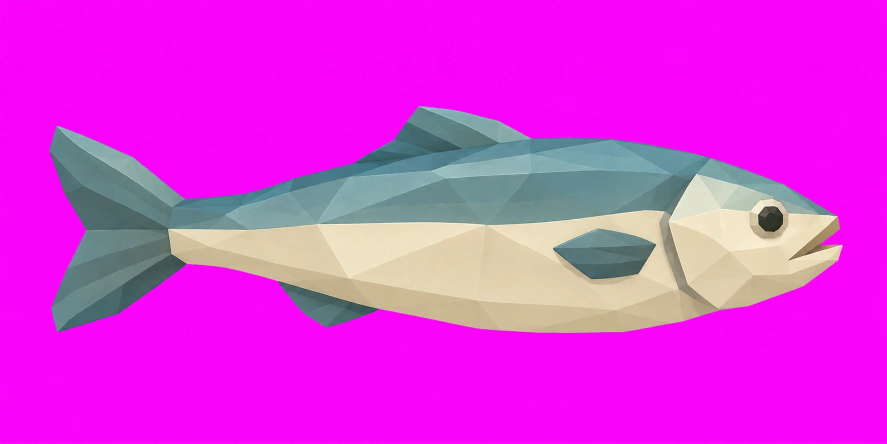
#> input picture assets-src/ui/goods/fish.png, 1774 x 887 px (shown at 1/2 size); its folder holds 4 pictures in this run
$ python cut_goods.py
#> lines starting #> are read from the running program, lines starting #| are printed output that depends on the picture; after the words box and inside, x2 and y2 are one past the last pixel; in counts of white or black regions, pixels touching at a corner belong together
### scripts/ui/cut_sheets.py
"""UI 그림판을 잘라 assets/ui/ 에 투명 PNG로 넣는다.

- assets-src/ui/cart-ui-sheet.png: 분홍(마젠타) 배경. 탭 아이콘 5, 모래시계·빵·동전 (0.1.6 짐칸 탭). 그림판의 마차는 쓰지 않는다
- assets-src/ui/town-ui-sheet.png: 분홍 배경. 마을 탭 건물 6과 작은 아이콘 8 (0.1.6 마을 탭)
- assets-src/ui/ledger-ui-sheet.png: 장부 탭 (편지 묶음, 마을 집 둘)
- assets-src/ui/ledger-money-sheet.png: 장부 수입·지출 (돈주머니, 상자, 금화 더미, 자루)
- assets-src/ui/ledger-icons-sheet.png: 장부 시세 기록 (시계, 안내 i)
- assets-src/ui/inn-ui-sheet.png: 여관 (술잔, 전서구, 침대, 고용 게시판)
- assets-src/ui/newsboy-ui-sheet.png: 신문팔이 가판대 (신문 있음, 빔)
- assets-src/ui/shops-ui-sheet.png: 잡화점 국과 빵, 창고 보관 칸, 수레방 바퀴와 망치
- assets-src/ui/city-ui-sheet.png: 작업장·은행·길드 회관 건물, 내 작업장 팻말, 전쟁의 시즌 방패, 성벽 보수
- assets-src/ui/news-ui-sheet.png, guild-ui-sheet.png: 소식 탭 신문·활동·길드 (보고 그림, 우승컵, 핀, 시즌 방패, 의뢰 그림)
- assets-src/ui/travel-ui-sheet.png, assets-src/ui/travel/: 길 위 마을 탭 (집, 식량, 수레, 느낌표, 계절별 길, 말과 수레)
- assets-src/ui/entry-letter-sheet.png: 메일 확인(열린 봉투와 확인 표시), 길드 초대장(봉인한 봉투). 0.2.1 docs/reference/entry-mail-invite-mockup-0.2.1.png
- assets-src/ui/founding-ui-sheet.png: 상단 만들기 얼굴 테두리 둘(크림, 청록), 추천 주사위. 0.2.1 docs/reference/founding-*-mockup-0.2.1.png
- assets-src/ui/waiting-wall-sheet.png, waiting-ground-sheet.png: 대기 화면의 노점 뒤 성벽 마을, 아래 상자와 돌길 (조각이 여럿인 한 그림이라 통째로)
- assets-src/ui/waiting-ui-sheet.png: 대기 화면의 닫힌 노점. 0.2.1 docs/reference/waiting-mockup-0.2.1.png
- assets-src/ui/settings-ui-sheet.png, settings-gear-sheet.png: 설정 (종, 달, 확성기, 홈 화면 책 / 위 줄 톱니바퀴). 0.2.1 docs/reference/settings-mockup-0.2.1.png
- assets-src/ui/entry-ui-sheet.png: 들어가는 화면 (나침반: 앱 안 브라우저 안내, 길드 문: 로그인. 0.2.1 docs/reference/entry-mockup-0.2.1.png)
- assets/source-sheets/sheet-A-icons-portraits.png: 검은 배경. 물품 그림 9개 (예전 것, goods_sheet()로만. 지금은 cut_goods.py)

python scripts/ui/cut_sheets.py   (numpy, pillow, scipy)
배경색 거리로 투명도를 만들고, 가장자리에 남은 배경색 기운을 빼고(despill), 덩어리마다 잘라 쓸 크기로 줄인다.
"""
import os
import sys

import numpy as np
from PIL import Image
from scipy import ndimage as nd

ROOT = os.path.abspath(os.path.join(os.path.dirname(__file__), '..', '..'))
OUT = os.path.join(ROOT, 'assets', 'ui')


def key_alpha(rgb: np.ndarray, key: np.ndarray, near: float, far: float) -> np.ndarray:
    """배경색과의 거리로 투명도 (near 이하는 투명, far 이상은 불투명)"""
    d = np.sqrt(((rgb - key) ** 2).sum(-1))
    return np.clip((d - near) / (far - near), 0, 1)


def despill_magenta(rgb: np.ndarray, alpha: np.ndarray) -> np.ndarray:
    """반투명 가장자리의 분홍 기운: 빨강·파랑이 초록보다 넘치는 만큼 줄인다"""
    out = rgb.copy()
    edge = alpha < 0.999
    g = out[..., 1]
    for c in (0, 2):
        ch = out[..., c]
        ch[edge] = np.minimum(ch[edge], np.maximum(g[edge], ch[edge] * alpha[edge]))
    return out


# [40 lines left out: functions save, components, cart_ui_sheet, not called in this run]


# 물품 그림: 그림판 셋째 줄, 왼쪽부터
GOODS = ['fish', 'meat', 'grain', 'wood', 'leather', 'ore', 'salt', 'salted', 'tools']


# [104 lines left out: functions goods_sheet, sheet_pieces, town_ui_sheet, travel_ui_sheet, not called in this run]


def ledger_ui_sheet() -> None:
    """장부 탭 그림판 (0.1.6 목업 docs/reference/ledger-orders-mockup-0.1.6.png): 봉인한 편지 묶음, 다른 마을 집(파랑), 지금 마을 집(빨강)"""
    sheet_pieces('ledger-ui-sheet.png', [('ledger_letters.png', 320), ('house_blue.png', 192), ('house_red.png', 192)])


def ledger_money_sheet() -> None:
    """장부 수입·지출 그림판 (0.1.6 목업 docs/reference/ledger-accounts-mockup-0.1.6.png): 돈주머니와 금화, 빈 상자, 금화 더미, 돈 나간 자루"""
    sheet_pieces('ledger-money-sheet.png', [('money_purse.png', 320), ('cargo_crate.png', 160), ('coins_stack.png', 192), ('coins_sack.png', 192)])


def ledger_icons_sheet() -> None:
    """장부 시세 기록 아이콘 (0.1.6 목업 docs/reference/ledger-prices-mockup-0.1.6.png): 시계, 안내(i)"""
    sheet_pieces('ledger-icons-sheet.png', [('icon_clock.png', 96), ('icon_info.png', 96)])


# [15 lines left out: functions news_ui_sheet, guild_ui_sheet, not called in this run]


def inn_ui_sheet() -> None:
    """여관 그림판 (0.1.6 목업 docs/reference/inn-*-mockup-0.1.6.png): 술잔, 전서구, 침대, 고용 게시판"""
    sheet_pieces('inn-ui-sheet.png', [('inn_drink.png', 192), ('inn_pigeon.png', 192), ('inn_bed.png', 192), ('inn_board.png', 192)])


def newsboy_ui_sheet() -> None:
    """신문팔이 그림판 (0.1.6 목업 docs/reference/newsboy-*-mockup-0.1.6.png): 신문이 놓인 가판대, 빈 가판대"""
    sheet_pieces('newsboy-ui-sheet.png', [('newsstand.png', 320), ('newsstand_empty.png', 320)])


def shops_ui_sheet() -> None:
    """잡화점·창고·수레방 그림판 (0.1.6 목업 docs/reference/store·warehouse·cartshop-mockup-0.1.6.png): 국과 빵, 보관 칸, 바퀴와 망치"""
    sheet_pieces('shops-ui-sheet.png', [('store_meal.png', 256), ('warehouse_cells.png', 160), ('cartshop_wheel.png', 192)])


# [7 lines left out: function city_ui_sheet, not called in this run]


def caravan_ui_sheet() -> None:
    """두 번째 행렬 그림판 (0.1.6 목업 docs/reference/caravan-mockup-0.1.6.png): 말 머리, 지시서 두루마리, 무게 추"""
    sheet_pieces('caravan-ui-sheet.png', [('icon_horse_head.png', 128), ('plan_scroll.png', 192), ('icon_weight.png', 128)])


def settlement_ui_sheet() -> None:
    """시즌 결산 그림판 (0.1.6 목업 docs/reference/settlement-mockup-0.1.6.png): 보상 인장, 말풍선, 이정표"""
    sheet_pieces('settlement-ui-sheet.png', [('settle_seal.png', 256), ('icon_talk.png', 128), ('icon_signpost.png', 128)])


def entry_ui_sheet() -> None:
    """들어가는 화면 (0.2.1): 앱 안 브라우저 안내의 나침반, 로그인 화면의 길드 문"""
    sheet_pieces('entry-ui-sheet.png', [('entry_compass.png', 384), ('entry_guild_door.png', 1024)])


def entry_letter_sheet() -> None:
    """메일 확인과 길드 초대장 (0.2.1)"""
    sheet_pieces('entry-letter-sheet.png', [('entry_mail_check.png', 512), ('entry_invite_letter.png', 512)])


def founding_ui_sheet() -> None:
    """상단 만들기 (0.2.1): 얼굴 테두리(크림: 미리보기, 청록: 고르는 중), 추천 주사위"""
    sheet_pieces('founding-ui-sheet.png', [('ring_cream.png', 384), ('ring_teal.png', 384), ('icon_dice.png', 96)])


# [52 lines left out: functions whole_sheet, waiting_ui_sheet, grid_pieces, settings_ui_sheet, travel_scene, not called in this run]


# [21 lines that do not run on import are left out]
    # 물품 그림은 0.1.6부터 로우폴리 그림(scripts/ui/cut_goods.py)을 쓴다. 예전 그림판 물품이 필요하면 goods_sheet()

### scripts/ui/cut_goods.py
"""짐 그림(물품, 장비, 여행 식량. assets-src/ui/goods/<짐>.png, 분홍 배경)을 잘라 assets/ui/goods/ 에 투명 PNG로 넣는다.

python scripts/ui/cut_goods.py   (numpy, pillow, scipy)
그림은 짐 모양(돌리지 않은 모양, src/sim/constants.ts CART.goods shape)의 비율로 그린다: 생선·가죽 2:1, 고기 1:2, 목재 3:1,
곡물·소금·광석 1:1, 염장 식품·도구는 ㄴ자(왼쪽 위 한 칸 + 아래 두 칸), 활 1:2, 그물 2:2, 덫·횃불·여행 식량 1:1. 화면이 조각 크기에 맞춰 늘이고 짐을 돌리면 같이 돌린다.
"""
import os
import sys

import numpy as np
from PIL import Image

sys.path.insert(0, os.path.dirname(__file__))
from cut_sheets import despill_magenta, key_alpha  # noqa: E402

ROOT = os.path.abspath(os.path.join(os.path.dirname(__file__), '..', '..'))
SRC = os.path.join(ROOT, 'assets-src', 'ui', 'goods')
OUT = os.path.join(ROOT, 'assets', 'ui', 'goods')

# 짐 모양의 가로:세로 칸 수 (돌리지 않은 모양)
CELLS = {
    'fish': (2, 1),
    'meat': (1, 2),
    'grain': (2, 2),
    'wood': (3, 1),
    'leather': (2, 1),
    'ore': (1, 1),
    'salt': (1, 1),
    'salted': (2, 2),
    'tools': (2, 2),
    # 장비와 여행 식량 (CART.items)
    'bow': (1, 2),
    'net': (2, 2),
    'trap': (1, 1),
    'torch': (1, 1),
    'rations': (1, 1),
}
# 한 칸에 이만큼(px). 화면 칸은 많아야 64px, 레티나 2배
CELL_PX = 128


def cut(name: str) -> None:
#> called with name = 'fish'
    src = np.asarray(Image.open(os.path.join(SRC, f'{name}.png')).convert('RGB')).astype(float)
    alpha = key_alpha(src, np.array([255.0, 0.0, 255.0]), 90, 190)
#> in key_alpha, `return np.clip((d - near) / (far - near), 0, 1)`:
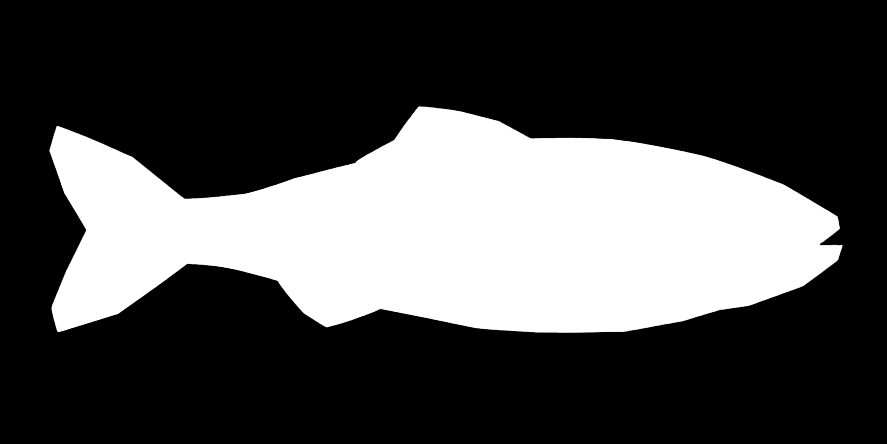
#> returned value: shape (887, 1774) float64 (shown at 1/2 size); min 0, max 1, mean 0.299
    # 그물 구멍처럼 배경이 비쳐 분홍빛이 남는 곳: 짐 그림에는 분홍·보라가 없으니, 빨강·파랑이 초록보다 넘치는 만큼 투명하게
    excess = (np.minimum(src[..., 0], src[..., 2]) - src[..., 1]) / 255
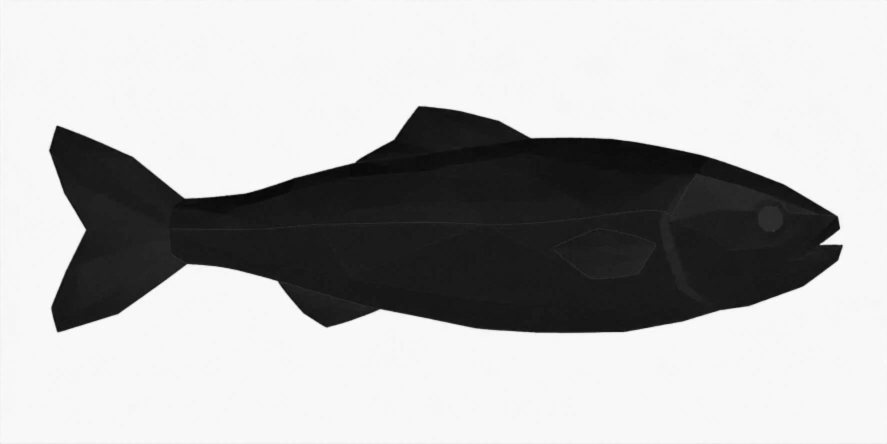
#> excess: shape (887, 1774) float64 (shown at 1/2 size); min -0.263, max 1, mean 0.637; drawn with min black and max white
    alpha = alpha * np.clip(1 - (excess - 0.04) * 6, 0, 1)
    rgb = despill_magenta(src, alpha)
#> in despill_magenta, `edge = alpha < 0.999`:
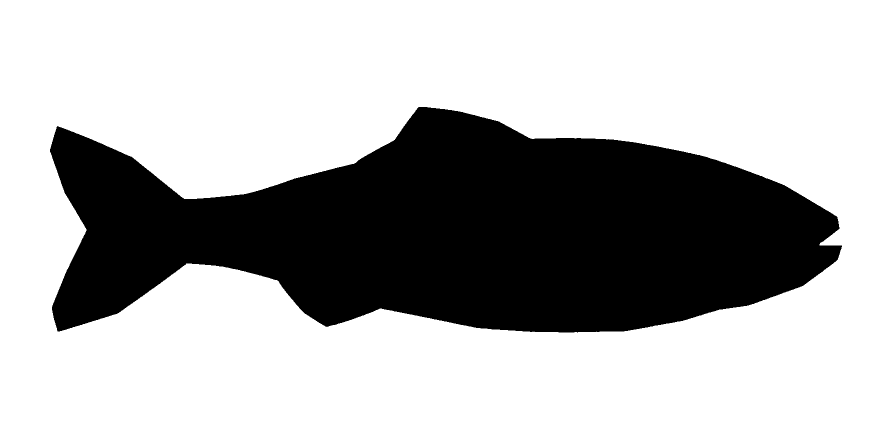
#> edge: shape (887, 1774) bool (shown at 1/2 size); 70.3% white; 1 black region, box (x1, y1, x2, y2) and area: (100, 214, 1684, 665) 466667
#> after the loop in despill_magenta, `for c in (0, 2):`:
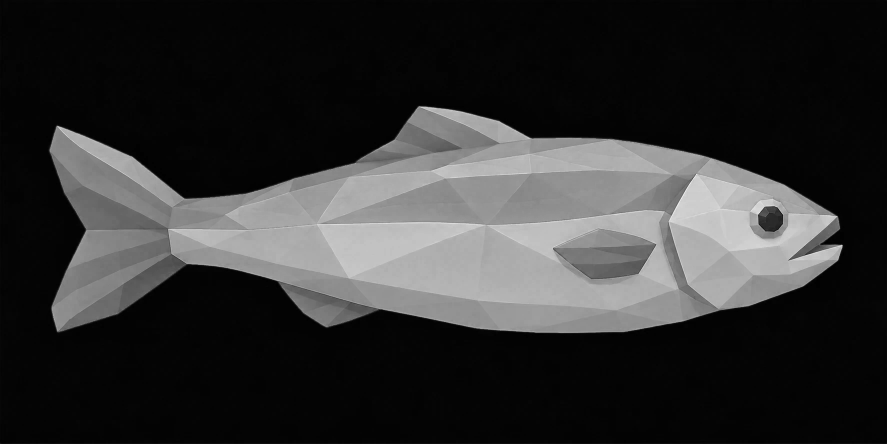
#> ch: shape (887, 1774) float64 (shown at 1/2 size); min 0, max 251, mean 49.1
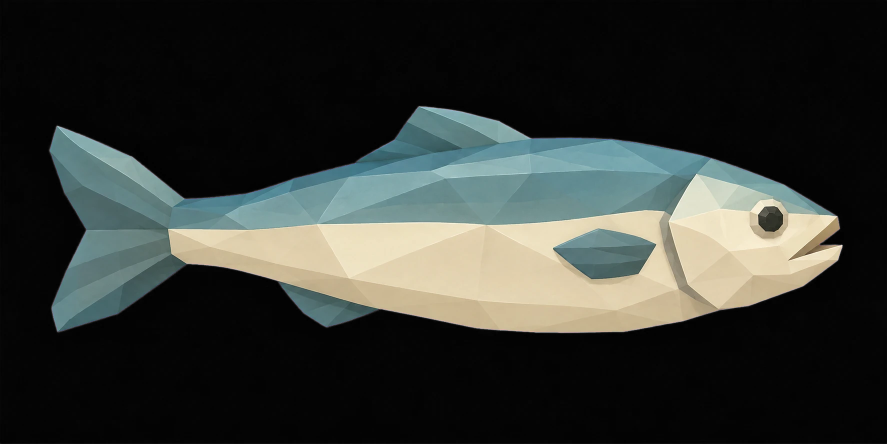
#> rgb: shape (887, 1774, 3) float64 (shown at 1/2 size); mean R, G, B 49.9, 53.3, 49.1
    g = rgb[..., 1]
    for c in (0, 2):
        rgb[..., c] = np.minimum(rgb[..., c], np.maximum(g + 30, rgb[..., c] * (excess < 0.04)))
    ys, xs = np.where(alpha > 0.5)
    x0, y0, x1, y1 = xs.min(), ys.min(), xs.max() + 1, ys.max() + 1
#> x0 = 99; y0 = 213; x1 = 1684; y1 = 665
    im = Image.fromarray(np.dstack([rgb, alpha * 255])[y0:y1, x0:x1].astype('uint8'), 'RGBA')
    cw, ch = CELLS[name]
    # 짐 모양 비율의 투명 판 가운데에 그림을 맞춘다 (그림 비율이 조금 달라도 늘어나지 않게)
    box = (cw * CELL_PX, ch * CELL_PX)
    s = min(box[0] / im.width, box[1] / im.height)
#> s = 0.162
    im = im.resize((max(1, round(im.width * s)), max(1, round(im.height * s))), Image.LANCZOS)
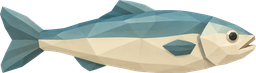
#> im: PIL image 256x73 RGBA; mean R, G, B, A 108.8, 116.9, 107.9, 166.5; transparent parts drawn white
    out = Image.new('RGBA', box, (0, 0, 0, 0))
#> out: PIL image 256x128 RGBA; every value is 0
    out.alpha_composite(im, ((box[0] - im.width) // 2, (box[1] - im.height) // 2))
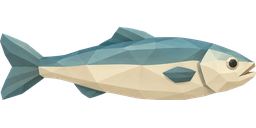
#> out: PIL image 256x128 RGBA; mean R, G, B, A 62, 66.7, 61.5, 95; transparent parts drawn white
    os.makedirs(OUT, exist_ok=True)
    out.save(os.path.join(OUT, f'{name}.png'), optimize=True)
    print(f'{name}: {out.width}x{out.height} (그림 {im.width}x{im.height})')
#| fish: 256x128 (그림 256x73)


if __name__ == '__main__':
    for name in CELLS:
#> (the run stopped early here; a loop or call above may not have finished)
